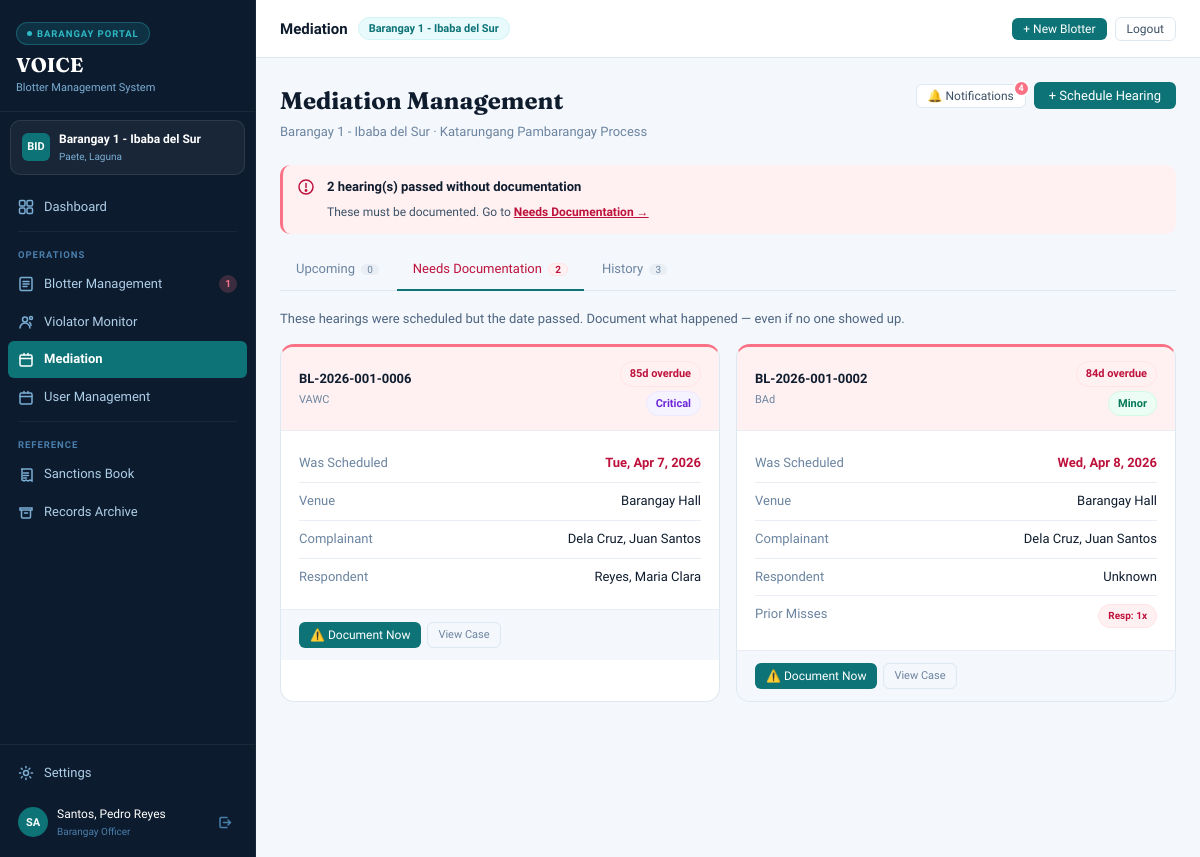
Page /barangay-portal/index.php?page=mediation&tab=overdue (signed in) on the committed database.
### tables this page shows
CREATE TABLE `barangays` (
  `id` int(10) UNSIGNED NOT NULL,
  `name` varchar(120) NOT NULL,
  `municipality` varchar(120) NOT NULL,
  `province` varchar(120) DEFAULT NULL,
  `psgc_code` varchar(20) DEFAULT NULL,
  `contact_no` varchar(20) DEFAULT NULL,
  `email` varchar(120) DEFAULT NULL,
  `address` text DEFAULT NULL,
  `captain_name` varchar(120) DEFAULT NULL,
  `is_active` tinyint(1) NOT NULL DEFAULT 1,
  `created_at` datetime NOT NULL DEFAULT current_timestamp(),
  `updated_at` datetime NOT NULL DEFAULT current_timestamp() ON UPDATE current_timestamp()
);

CREATE TABLE `mediation_schedules` (
  `id` int(10) UNSIGNED NOT NULL,
  `blotter_id` int(10) UNSIGNED NOT NULL,
  `barangay_id` int(10) UNSIGNED NOT NULL,
  `mediator_user_id` int(10) UNSIGNED DEFAULT NULL,
  `hearing_date` date NOT NULL,
  `hearing_time` time NOT NULL,
  `venue` varchar(200) DEFAULT NULL,
  `status` enum('scheduled','completed','missed','rescheduled','cancelled') NOT NULL DEFAULT 'scheduled',
  `complainant_attended` tinyint(1) DEFAULT NULL,
  `respondent_attended` tinyint(1) DEFAULT NULL,
  `no_show_by` enum('none','complainant','respondent','both') NOT NULL DEFAULT 'none' COMMENT 'Who failed to attend',
  `reschedule_date` date DEFAULT NULL COMMENT 'New date when result is rescheduled',
  `reschedule_time` time DEFAULT NULL,
  `missed_session` tinyint(1) NOT NULL DEFAULT 0 COMMENT '1 = counted as a missed session (no-show)',
  `notified_at` datetime DEFAULT NULL COMMENT 'When overdue notification was sent to officer',
  `action_issued` tinyint(1) NOT NULL DEFAULT 0 COMMENT '1 = CFA or dismissal action already issued from this session',
  `action_type` varchar(50) DEFAULT NULL COMMENT 'cfa_issued | dismissed | warning_sent | rescheduled_1st | rescheduled_2nd',
  `penalty_issued` tinyint(1) NOT NULL DEFAULT 0 COMMENT '1 = no-show penalty already issued',
  `outcome` text DEFAULT NULL,
  `next_steps` text DEFAULT NULL,
  `notify_sms` tinyint(1) NOT NULL DEFAULT 1,
  `notify_inapp` tinyint(1) NOT NULL DEFAULT 1,
  `created_at` datetime NOT NULL DEFAULT current_timestamp(),
  `updated_at` datetime NOT NULL DEFAULT current_timestamp() ON UPDATE current_timestamp()
);

CREATE TABLE `blotters` (
  `id` int(10) UNSIGNED NOT NULL,
  `case_number` varchar(30) NOT NULL,
  `barangay_id` int(10) UNSIGNED NOT NULL,
  `complainant_user_id` int(10) UNSIGNED DEFAULT NULL,
  `respondent_user_id` int(10) UNSIGNED DEFAULT NULL,
  `complainant_name` varchar(200) NOT NULL,
  `complainant_contact` varchar(20) DEFAULT NULL,
  `complainant_address` text DEFAULT NULL,
  `respondent_name` varchar(200) NOT NULL DEFAULT 'Unknown',
  `respondent_contact` varchar(20) DEFAULT NULL,
  `respondent_address` text DEFAULT NULL,
  `incident_type` varchar(100) NOT NULL,
  `violation_level` enum('minor','moderate','serious','critical') NOT NULL,
  `incident_date` date NOT NULL,
  `incident_time` time DEFAULT NULL,
  `incident_location` text DEFAULT NULL,
  `incident_lat` decimal(10,7) DEFAULT NULL,
  `incident_lng` decimal(10,7) DEFAULT NULL,
  `narrative` text DEFAULT NULL,
  `prescribed_action` enum('document_only','mediation','refer_barangay','refer_police','refer_vawc','escalate_municipality','pending') NOT NULL DEFAULT 'pending',
  `status` enum('pending_review','active','mediation_set','escalated','resolved','closed','transferred','dismissed','cfa_issued','repudiated') NOT NULL DEFAULT 'pending_review',
  `assigned_officer_id` int(10) UNSIGNED DEFAULT NULL,
  `filed_by_user_id` int(10) UNSIGNED DEFAULT NULL,
  `remarks` text DEFAULT NULL,
  `complainant_missed` tinyint(3) UNSIGNED NOT NULL DEFAULT 0 COMMENT 'How many mediation sessions complainant missed',
  `respondent_missed` tinyint(3) UNSIGNED NOT NULL DEFAULT 0 COMMENT 'How many mediation sessions respondent missed',
  `created_at` datetime NOT NULL DEFAULT current_timestamp(),
  `updated_at` datetime NOT NULL DEFAULT current_timestamp() ON UPDATE current_timestamp()
);

### barangay-portal/pages/mediation.php (the view, shortened to what the rows shown need)
<?php
$bid = (int)$user['barangay_id'];
$tab = $_GET['tab'] ?? 'upcoming';
$upcoming = $overdue = $past = $active_cases = $notifications = [];
try {
    $upcoming = $pdo->query("
        SELECT ms.*, b.case_number, b.complainant_name, b.respondent_name,
               b.incident_type, b.violation_level, b.id AS blotter_id,
               b.complainant_missed, b.respondent_missed
        FROM mediation_schedules ms
        JOIN blotters b ON b.id = ms.blotter_id
        WHERE b.barangay_id = $bid AND ms.status = 'scheduled' AND ms.hearing_date >= CURDATE()
        ORDER BY ms.hearing_date ASC
    ")->fetchAll();
    $overdue = $pdo->query("
        SELECT ms.*, b.case_number, b.complainant_name, b.respondent_name,
               b.incident_type, b.violation_level, b.id AS blotter_id,
               b.complainant_missed, b.respondent_missed,
               DATEDIFF(CURDATE(), ms.hearing_date) AS days_overdue
        FROM mediation_schedules ms
        JOIN blotters b ON b.id = ms.blotter_id
        WHERE b.barangay_id = $bid AND ms.status = 'scheduled' AND ms.hearing_date < CURDATE()
        ORDER BY ms.hearing_date ASC
    ")->fetchAll();
} catch (PDOException $e) {}
$lm = ['minor'=>'ch-emerald','moderate'=>'ch-amber','serious'=>'ch-rose','critical'=>'ch-violet'];
?>
<div class="page-hdr">
  <div class="page-hdr-left">
    <h2>Mediation Management</h2>
    <p><?= e($bgy['name']) ?> · Katarungang Pambarangay Process</p>
  </div>
</div>
<?php  if ($tab === 'upcoming'): ?>
<?php if (empty($upcoming)): ?>
  <div class="empty-state"><div class="es-icon">📅</div><div class="es-title">No upcoming hearings</div><div class="es-sub">Schedule hearings from the button above</div></div>
<?php else: ?>
<div class="g2">
  <?php foreach ($upcoming as $m):
    $days_left = (int)floor((strtotime($m['hearing_date']) - time()) / 86400);
    $is_today  = $m['hearing_date'] === date('Y-m-d');
    $urgent    = $days_left <= 1;
    $cm = (int)$m['complainant_missed']; $rm = (int)$m['respondent_missed'];
  ?>
  <div class="card" style="<?= $is_today?'border-top:3px solid var(--amber-400)':($urgent?'border-top:3px solid var(--teal-400)':'') ?>">
    <div class="card-hdr" style="background:<?= $is_today?'var(--amber-50)':'var(--teal-50)' ?>">
      <div>
        <div class="card-title"><?= e($m['case_number']) ?></div>
        <div class="card-sub"><?= e($m['incident_type']) ?></div>
      </div>
      <div style="display:flex;flex-direction:column;align-items:flex-end;gap:4px">
        <span class="chip <?= $lm[$m['violation_level']]??'ch-slate' ?>"><?= ucfirst($m['violation_level']) ?></span>
        <?php if ($is_today): ?><span class="chip ch-amber" style="font-size:10px">TODAY</span>
        <?php elseif ($urgent): ?><span class="chip ch-amber" style="font-size:10px">TOMORROW</span><?php endif; ?>
      </div>
    </div>
    <div class="card-body" style="padding:14px 18px">
      <div class="dr"><span class="dr-lbl">📅 Date</span><span class="dr-val" style="font-weight:700;color:<?= $is_today?'var(--amber-600)':'var(--teal-600)' ?>"><?= date('D, M j, Y', strtotime($m['hearing_date'])) ?></span></div>
      <div class="dr"><span class="dr-lbl">⏰ Time</span><span class="dr-val"><?= $m['hearing_time']?date('g:i A',strtotime($m['hearing_time'])):'TBD' ?></span></div>
      <div class="dr"><span class="dr-lbl">📍 Venue</span><span class="dr-val"><?= e($m['venue']?:'Barangay Hall') ?></span></div>
      <div class="dr"><span class="dr-lbl">Complainant</span><span class="dr-val"><?= e($m['complainant_name']) ?></span></div>
      <div class="dr"><span class="dr-lbl">Respondent</span><span class="dr-val"><?= e($m['respondent_name']?:'Unknown') ?></span></div>
      <?php if ($cm > 0 || $rm > 0): ?>
      <div class="dr" style="margin-top:4px">
        <span class="dr-lbl">Miss History</span>
        <span class="dr-val" style="display:flex;gap:4px;flex-wrap:wrap">
          <?php if ($cm > 0): ?><span class="chip ch-amber" style="font-size:10px">Comp. missed: <?= $cm ?>x</span><?php endif; ?>
          <?php if ($rm > 0): ?><span class="chip ch-rose"  style="font-size:10px">Resp. missed: <?= $rm ?>x</span><?php endif; ?>
        </span>
      </div>
      <?php endif; ?>
    </div>
    <div class="card-foot" style="display:flex;gap:6px;flex-wrap:wrap">
      <button class="act-btn green" onclick="openOutcome(<?= $m['id'] ?>,'<?= e(addslashes($m['case_number'])) ?>',<?= $cm ?>,<?= $rm ?>)">📝 Record Outcome</button>
      <button class="act-btn" onclick="viewBlotter(<?= $m['blotter_id'] ?>)">View Case</button>
      <button class="act-btn red" onclick="cancelMed(<?= $m['id'] ?>)">Cancel</button>
    </div>
  </div>
  <?php endforeach; ?>
</div>
<?php endif; ?>
<?php  elseif ($tab === 'overdue'): ?>
<?php if (empty($overdue)): ?>
  <div class="empty-state"><div class="es-icon">✅</div><div class="es-title">All hearings are documented</div></div>
<?php else: ?>
<div class="g2">
  <?php foreach ($overdue as $m): $cm=(int)$m['complainant_missed']; $rm=(int)$m['respondent_missed']; ?>
  <div class="card" style="border-top:3px solid var(--rose-400)">
    <div class="card-hdr" style="background:var(--rose-50)">
      <div><div class="card-title"><?= e($m['case_number']) ?></div><div class="card-sub"><?= e($m['incident_type']) ?></div></div>
      <div style="display:flex;flex-direction:column;align-items:flex-end;gap:4px">
        <span class="chip ch-rose"><?= (int)$m['days_overdue'] ?>d overdue</span>
        <span class="chip <?= $lm[$m['violation_level']]??'ch-slate' ?>"><?= ucfirst($m['violation_level']) ?></span>
      </div>
    </div>
    <div class="card-body" style="padding:14px 18px">
      <div class="dr"><span class="dr-lbl">Was Scheduled</span><span class="dr-val" style="font-weight:700;color:var(--rose-600)"><?= date('D, M j, Y',strtotime($m['hearing_date'])) ?></span></div>
      <div class="dr"><span class="dr-lbl">Venue</span><span class="dr-val"><?= e($m['venue']?:'Barangay Hall') ?></span></div>
      <div class="dr"><span class="dr-lbl">Complainant</span><span class="dr-val"><?= e($m['complainant_name']) ?></span></div>
      <div class="dr"><span class="dr-lbl">Respondent</span><span class="dr-val"><?= e($m['respondent_name']?:'Unknown') ?></span></div>
      <?php if ($cm>0||$rm>0): ?>
      <div class="dr"><span class="dr-lbl">Prior Misses</span>
        <span class="dr-val" style="display:flex;gap:4px;flex-wrap:wrap">
          <?php if ($rm>0): ?><span class="chip ch-rose"  style="font-size:10px">Resp: <?= $rm ?>x</span><?php endif; ?>
        </span>
      </div>
      <?php endif; ?>
    </div>
    <div class="card-foot" style="display:flex;gap:6px;flex-wrap:wrap">
      <button class="btn btn-primary btn-sm" onclick="openOutcome(<?= $m['id'] ?>,'<?= e(addslashes($m['case_number'])) ?>',<?= $cm ?>,<?= $rm ?>)">⚠️ Document Now</button>
      <button class="act-btn" onclick="viewBlotter(<?= $m['blotter_id'] ?>)">View Case</button>
    </div>
  </div>
  <?php endforeach; ?>
</div>
<?php endif; ?>
<?php  endif;  ?>

### barangay-portal/index.php (shortened to what the rows shown need)
<?php
require_once '../connection/auth.php';
$user = currentUser();
$allowed = ['dashboard','blotter-management','violator-monitor','mediation','user-management','sanctions-book','records-archive','settings'];
$page    = (isset($_GET['page']) && in_array($_GET['page'], $allowed)) ? $_GET['page'] : 'dashboard';
$titles = [
    'dashboard'          => 'Dashboard',
    'blotter-management' => 'Blotter Management',
    'violator-monitor'   => 'Violator Monitor',
    'mediation'          => 'Mediation',
    'user-management'     => 'User Management',
    'sanctions-book'     => 'Sanctions Book',
    'records-archive'    => 'Records Archive',
    'settings'           => 'Settings',
];
$bid = (int)$user['barangay_id'];
$bgy = ['name' => 'Barangay', 'municipality' => '', 'province' => '', 'captain_name' => '', 'contact_no' => ''];
try {
    $s = $pdo->prepare("SELECT * FROM barangays WHERE id = ? LIMIT 1");
    $s->execute([$bid]);
    $bgy = $s->fetch() ?: $bgy;
} catch (PDOException $e) {}
$bgy_init = strtoupper(implode('', array_slice(
    array_map(fn($w) => $w[0],
        array_filter(explode(' ', $bgy['name']), fn($w) => strlen($w) > 2)
    ), 0, 3
)));
?>
<!DOCTYPE html>
<html lang="en">
<head>
  <link rel="stylesheet" href="css/styles.css">
</head>
<body>
<div class="app">
  <aside class="sidebar">
    <div class="bgy-chip">
      <div class="bgy-av"><?= $bgy_init ?></div>
      <div>
        <div class="bgy-nm"><?= e($bgy['name']) ?></div>
        <div class="bgy-loc"><?= e($bgy['municipality']) ?><?= $bgy['province'] ? ', ' . e($bgy['province']) : '' ?></div>
      </div>
    </div>
  </aside>
  <div class="main">
    <div class="topbar">
      <div class="topbar-left">
        <span class="topbar-title"><?= e($titles[$page]) ?></span>
        <span class="topbar-badge"><?= e($bgy['name']) ?></span>
      </div>
    </div>
    <div class="content">
      <?php include "pages/{$page}.php"; ?>
    </div>
  </div>
</div>
</body>
</html>

### rows in the picture
barangays: name "BID", name "Barangay 1 - Ibaba del Sur", municipality "Paete", province "Laguna"
mediation_schedules: blotter.case_number "BL-2026-001-0006", blotter.incident_type "VAWC", days_overdue "85", blotter.violation_level "Critical", hearing_date "Tue, Apr 7, 2026", venue "Barangay Hall", blotter.complainant_name "Dela Cruz, Juan Santos", blotter.respondent_name "Reyes, Maria Clara"
mediation_schedules: blotter.case_number "BL-2026-001-0002", blotter.incident_type "BAd", days_overdue "84", blotter.violation_level "Minor", hearing_date "Wed, Apr 8, 2026", venue "Barangay Hall", blotter.complainant_name "Dela Cruz, Juan Santos", blotter.respondent_name "Unknown", blotter.respondent_missed "1"

### other values in the picture
$pending_count "1"
substr($user['name'] ?? 'BG', 0, 2) "SA"
$user['name'] "Santos, Pedro Reyes"
$titles[$page] "Mediation"
$notif_count "4"
count($overdue) "2"
count($upcoming) "0"
count($past) "3"
